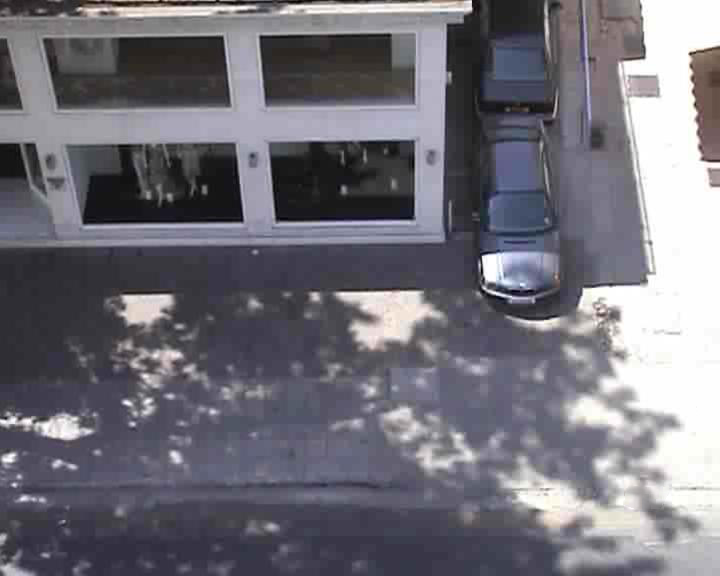
#> input picture datasets/UCY/zara02/reference.png, 720 x 576 px
$ python Rasterize.py
#> lines starting #> are read from the running program, lines starting #| are printed output that depends on the picture
import cv2
from File_name import reference_path
import numpy as np


# [107 lines left out: functions whiteful, robert_canny, sobel_canny, Laplace_canny, line_detect_possible_demo, line_detection, not called in this run]

IMAGE_PATH = reference_path
IMAGE_NAME = IMAGE_PATH.split(sep='/')[-1]
SAVE_IMAGE_NAME = "canny_" + IMAGE_NAME
whiteful_times = 5
# ****************边缘提取
img = cv2.imread(IMAGE_PATH)
#> img is the input picture: shape (576, 720, 3); mean B, G, R 120.8, 112, 113.9
img2gray = cv2.cvtColor(img, cv2.COLOR_BGR2GRAY)
c_canny_img = cv2.Canny(img2gray, 50, 150)
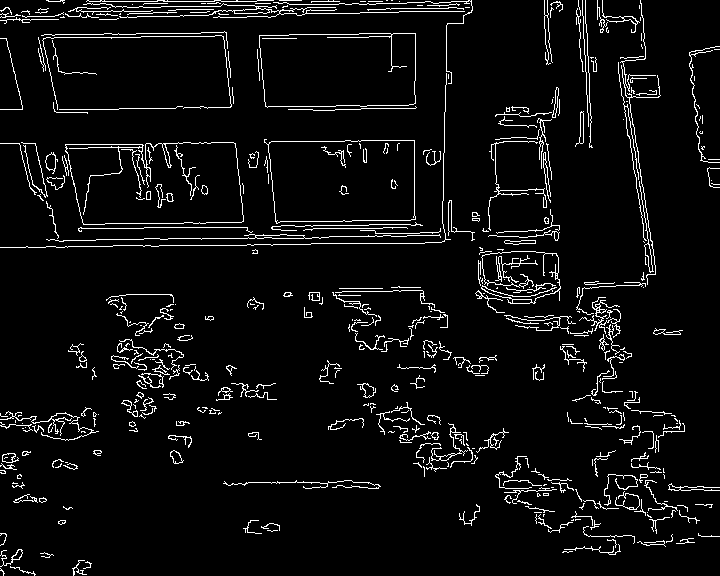
#> c_canny_img: shape (576, 720); 5.4% white in thin lines or dots
'''
cv2.imshow('mask', c_canny_img)
k = cv2.waitKey(10) & 0xFF
if k == 27:
    cv2.destroyAllWindows()
'''
cv2.imwrite(SAVE_IMAGE_NAME, c_canny_img)

# line_detect_possible_demo(c_canny_img)
exit()
#> (the program exits here)

$ run again, with datasets/ETH/seq_eth/reference1.png copied over datasets/UCY/zara02/reference.png
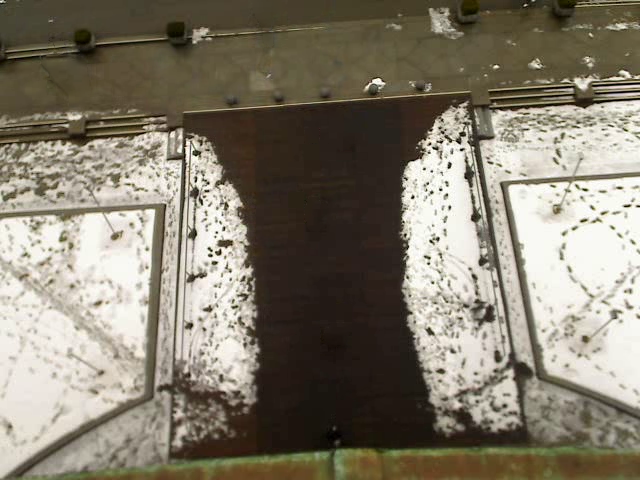
#> input picture datasets/ETH/seq_eth/reference1.png, 640 x 480 px
#> img is the input picture: shape (480, 640, 3); mean B, G, R 109.1, 124.4, 131.6
#> `img2gray = cv2.cvtColor(img, cv2.COLOR_BGR2GRAY)`:
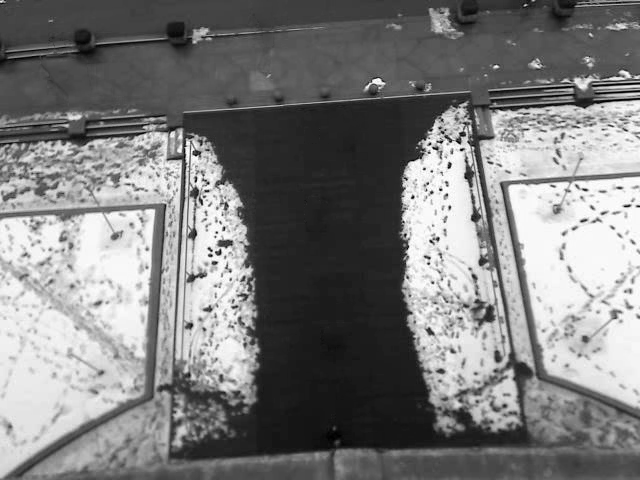
#> img2gray: shape (480, 640); min 0, max 255, mean 124.8
#> `c_canny_img = cv2.Canny(img2gray, 50, 150)`:
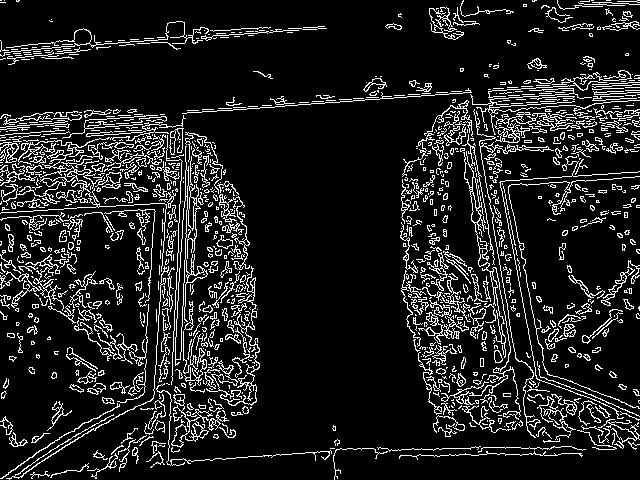
#> c_canny_img: shape (480, 640); 12.2% white in thin lines or dots
